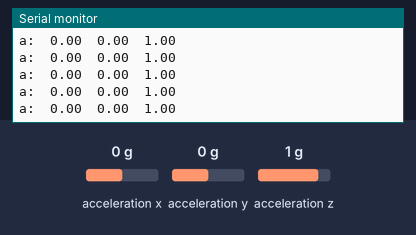
Recording of a sketch running on a simulated Arduino Uno, built for the host (arithmetic inside an expression is 32-bit, double 64-bit). On the bench: the last lines printed to the serial monitor. The test bench sets the inputs (shaded band); at power-on: acceleration x 0 g, acceleration y 0 g, acceleration z 1 g.

Above: at 1.2 s.
1.3 s: acceleration x set to -1.4 g
At 2.1 s:
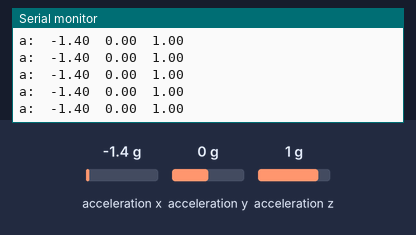
2.8 s: acceleration x set to 0 g
At 3.5 s:
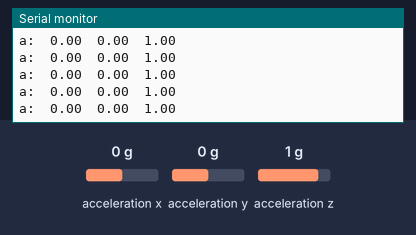
5.8 s: acceleration y set to -1.4 g
At 6.9 s:
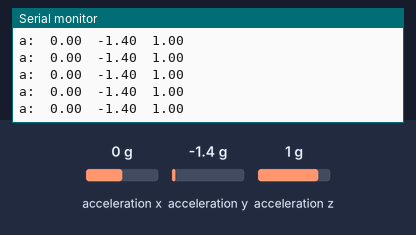
8.8 s: acceleration z set to -1.4 g
At 9.4 s:
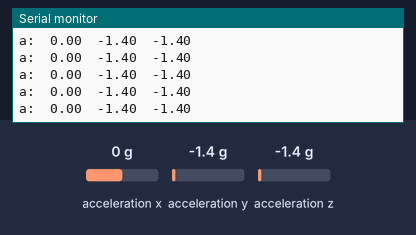

Measured:
- after the input at 1.3 s, the serial monitor: prints a new line at once (image 1)
- after the input at 5.8 s, the serial monitor: prints a new line at once (image 3)
- after the input at 8.8 s, the serial monitor: prints a new line at once (image 4)

The sketch:

Throw-away.ino
```cpp
// (licence header left out)
/*
   This sketch example demonstrates how the BMI160 on the
   Intel(R) Curie(TM) module can be used to read accelerometer data
*/

#include "CurieIMU.h"

void setup() {
  Serial.begin(9600); // initialize Serial communication
  while (!Serial);    // wait for the serial port to open

  // initialize device
  Serial.println("Initializing IMU device...");
  CurieIMU.begin();

  // Set the accelerometer range to 16G
  CurieIMU.setAccelerometerRange(16);

  // Calibrating the accelerometer device
  CurieIMU.autoCalibrateAccelerometerOffset(X_AXIS, 0);
  CurieIMU.autoCalibrateAccelerometerOffset(Y_AXIS, 0);
  CurieIMU.autoCalibrateAccelerometerOffset(Z_AXIS, 1);
}

void loop() {
  int axRaw, ayRaw, azRaw;         // raw accelerometer values
  float ax, ay, az;

  // read raw accelerometer measurements from device
  CurieIMU.readAccelerometer(axRaw, ayRaw, azRaw);

  // convert the raw accelerometer data to G's
  ax = convertRawAcceleration(axRaw);
  ay = convertRawAcceleration(ayRaw);
  az = convertRawAcceleration(azRaw);

  // display tab-separated accelerometer x/y/z values
  Serial.print("a:\t");
  Serial.print(ax);
  Serial.print("\t");
  Serial.print(ay);
  Serial.print("\t");
  Serial.print(az);
  Serial.println();
}

float convertRawAcceleration(int aRaw) {
  float a = (aRaw/32768.0)*CurieIMU.getAccelerometerRange();
  return a;
}
```
